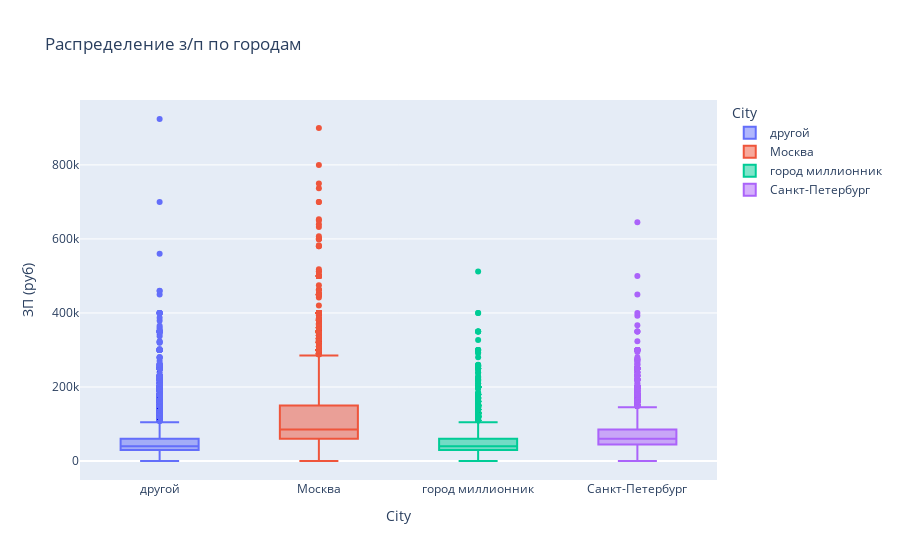

The notebook cell saved with this chart:
### Markdown cell above
5. Постройте диаграмму, которая показывает распределение желаемой заработной платы (**"ЗП (руб)"**) в зависимости от города (**"Город"**). Используйте для диаграммы данные о резюме, где желая заработная плата меньше 1 млн рублей.
*Сделайте выводы по полученной диаграмме: как соотносятся медианные уровни желаемой заработной платы и их размах в городах? Как вы считаете, важен ли признак города при прогнозировании заработной платы?*

### Code cell
filtered_hh = hh_data_copy[hh_data_copy['ЗП (руб)'] < 1000000]
fig = px.box(
    data_frame=filtered_hh,
    x='City',
    y='ЗП (руб)',
    color='City',
    title='Распределение з/п по городам'
)
fig.show()

### Figure 1 — Plotly figure (JSON) as saved in the notebook; plotly's stock layout.template omitted (floating-point values rounded to 4 significant figures; data arrays with more than 128 entries replaced by an {"elided": "..."} marker saying what was removed)
{"data": [{"alignmentgroup": "True", "hovertemplate": "City=%{x}<br>ЗП (руб)=%{y}<extra></extra>", "legendgroup": "другой", "marker": {"color": "#636efa"}, "name": "другой", "notched": false, "offsetgroup": "другой", "orientation": "v", "showlegend": true, "type": "box", "x": {"elided": "16450 str values"}, "x0": " ", "xaxis": "x", "y": {"elided": "16450 float values"}, "y0": " ", "yaxis": "y"}, {"alignmentgroup": "True", "hovertemplate": "City=%{x}<br>ЗП (руб)=%{y}<extra></extra>", "legendgroup": "Москва", "marker": {"color": "#EF553B"}, "name": "Москва", "notched": false, "offsetgroup": "Москва", "orientation": "v", "showlegend": true, "type": "box", "x": {"elided": "16617 str values"}, "x0": " ", "xaxis": "x", "y": {"elided": "16617 float values"}, "y0": " ", "yaxis": "y"}, {"alignmentgroup": "True", "hovertemplate": "City=%{x}<br>ЗП (руб)=%{y}<extra></extra>", "legendgroup": "город миллионник", "marker": {"color": "#00cc96"}, "name": "город миллионник", "notched": false, "offsetgroup": "город миллионник", "orientation": "v", "showlegend": true, "type": "box", "x": {"elided": "6734 str values"}, "x0": " ", "xaxis": "x", "y": {"elided": "6734 float values"}, "y0": " ", "yaxis": "y"}, {"alignmentgroup": "True", "hovertemplate": "City=%{x}<br>ЗП (руб)=%{y}<extra></extra>", "legendgroup": "Санкт-Петербург", "marker": {"color": "#ab63fa"}, "name": "Санкт-Петербург", "notched": false, "offsetgroup": "Санкт-Петербург", "orientation": "v", "showlegend": true, "type": "box", "x": {"elided": "4937 str values"}, "x0": " ", "xaxis": "x", "y": {"elided": "4937 float values"}, "y0": " ", "yaxis": "y"}], "layout": {"boxmode": "overlay", "legend": {"title": {"text": "City"}, "tracegroupgap": 0}, "title": {"text": "Распределение з/п по городам"}, "xaxis": {"anchor": "y", "categoryarray": ["другой", "Москва", "город миллионник", "Санкт-Петербург"], "categoryorder": "array", "domain": [0, 1], "title": {"text": "City"}}, "yaxis": {"anchor": "x", "domain": [0, 1], "title": {"text": "ЗП (руб)"}}}}
